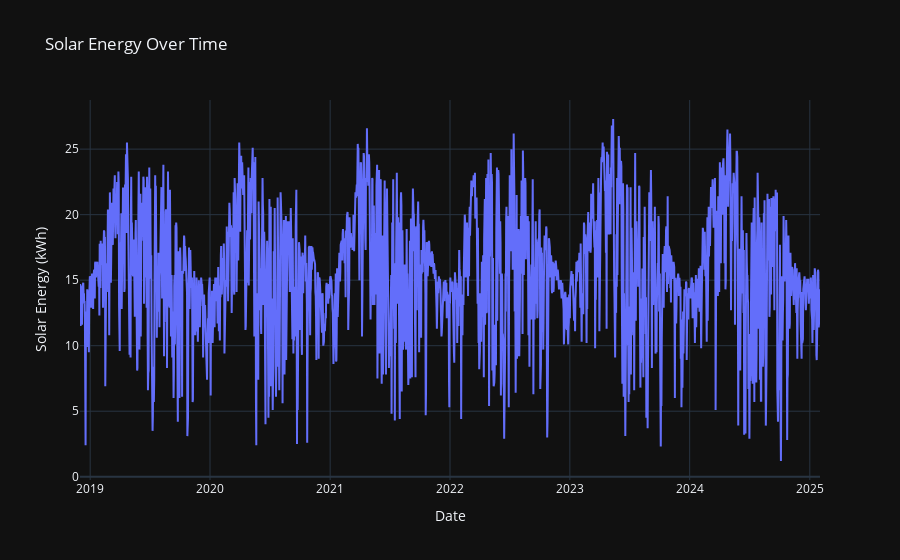

The notebook cell this image was saved under:
### Code cell
import plotly.graph_objects as go
fig = go.Figure()
fig.add_trace(go.Scatter(x=solar_df.index, y=solar_df['solarenergy'], mode='lines', name='Solar Energy'))
fig.update_layout(title='Solar Energy Over Time',
                  xaxis_title='Date',
                  yaxis_title='Solar Energy (kWh)',
                  template='plotly_dark')

### Figure 1 — Plotly figure (JSON) as saved in the notebook; plotly's stock layout.template omitted (floating-point values rounded to 4 significant figures; data arrays with more than 128 entries replaced by an {"elided": "..."} marker saying what was removed)
{"data": [{"mode": "lines", "name": "Solar Energy", "type": "scatter", "x": {"elided": "2255 str values"}, "y": {"elided": "2255 float values"}}], "layout": {"title": {"text": "Solar Energy Over Time"}, "xaxis": {"title": {"text": "Date"}}, "yaxis": {"title": {"text": "Solar Energy (kWh)"}}}}
